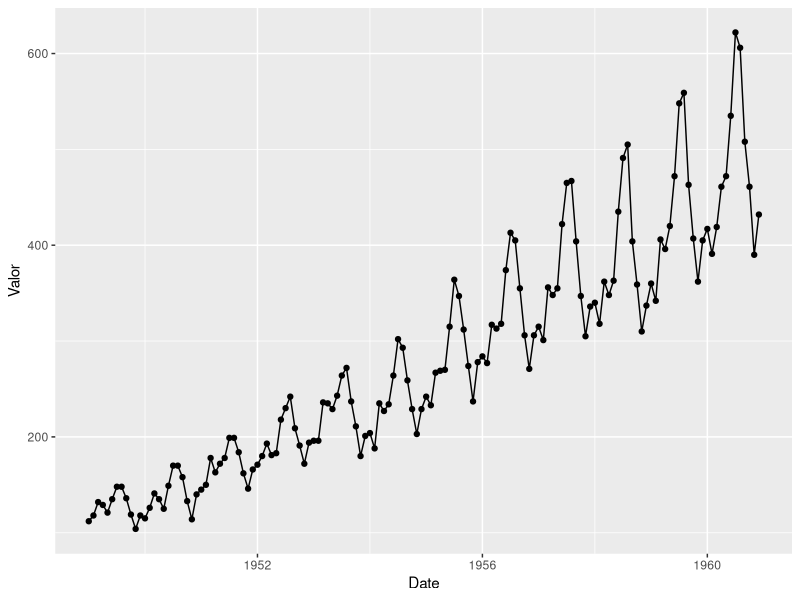

Recreate this plot in R.
#' 
#' Author: Bruno Tebaldi de Queiroz Barbosa
#' 
#' Data: 2022-01-12
#' 


# Setup -------------------------------------------------------------------

rm(list = ls())


# Bibliotecas -------------------------------------------------------------
library(tidyverse)


# Banco de dados ----------------------------------------------------------
AirPassengers
tbl <- data.frame(Date=as.numeric(time(AirPassengers)), Valor=as.numeric(AirPassengers))


# Grafico -----------------------------------------------------------------
ggplot(data = tbl) +
  geom_line(mapping = aes(x = Date, y = Valor))+
  geom_point(mapping = aes(x = Date, y = Valor))

